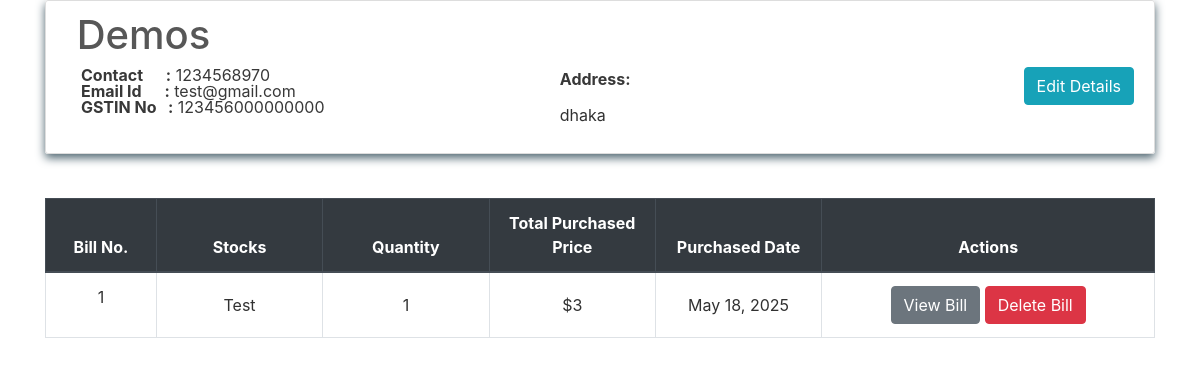
The app's page /transactions/suppliers/Demos with its own data.
### transactions/models.py (models this page shows, shortened)
class Supplier(models.Model):
    id = models.AutoField(primary_key=True)
    name = models.CharField(max_length=150)
    phone = models.CharField(max_length=12, unique=True)
    address = models.CharField(max_length=200)
    email = models.EmailField(max_length=254, unique=True)
    gstin = models.CharField(max_length=15, unique=True)
    is_deleted = models.BooleanField(default=False)

class PurchaseBill(models.Model):
    billno = models.AutoField(primary_key=True)
    time = models.DateTimeField(auto_now=True)
    supplier = models.ForeignKey(Supplier, on_delete = models.CASCADE, related_name='purchasesupplier')
    def get_items_list(self):
        return PurchaseItem.objects.filter(billno=self)
    def get_total_price(self):
        purchaseitems = PurchaseItem.objects.filter(billno=self)
        total = 0
        for item in purchaseitems:
            total += item.totalprice
        return total

class PurchaseItem(models.Model):
    billno = models.ForeignKey(PurchaseBill, on_delete = models.CASCADE, related_name='purchasebillno')
    stock = models.ForeignKey(Stock, on_delete = models.CASCADE, related_name='purchaseitem')
    quantity = models.IntegerField(default=1)
    perprice = models.IntegerField(default=1)
    totalprice = models.IntegerField(default=1)

### inventory/models.py (models this page shows, shortened)
class Stock(models.Model):
    id = models.AutoField(primary_key=True)
    name = models.CharField(max_length=30, unique=True)
    quantity = models.IntegerField(default=1)
    is_deleted = models.BooleanField(default=False)

### transactions/views.py (the view)
# urls.py: path('suppliers/<name>', views.SupplierView.as_view(), name='supplier'),
class SupplierView(View):
    def get(self, request, name):
        supplierobj = get_object_or_404(Supplier, name=name)
        bill_list = PurchaseBill.objects.filter(supplier=supplierobj)
        page = request.GET.get('page', 1)
        paginator = Paginator(bill_list, 10)
        try:
            bills = paginator.page(page)
        except PageNotAnInteger:
            bills = paginator.page(1)
        except EmptyPage:
            bills = paginator.page(paginator.num_pages)
        context = {
            'supplier'  : supplierobj,
            'bills'     : bills
        }
        return render(request, 'suppliers/supplier.html', context)

### transactions/templates/suppliers/supplier.html (shortened to what this page needs)
{% extends "base.html" %}
{% block content %}
    <div class="content-section">
        <div class="media">
            <div class="media-body">
                <h2 style="color:#575757;" class="account-heading">&nbsp;{{ supplier.name }}</h2>
                <a href="{% url 'edit-supplier' supplier.pk %}" class="btn btn-info" style="float: right;">Edit Details</a>
                <div class="row">
                    <div class="col-md-6">
                        <p class="fal">
                            <b>Contact &nbsp; &nbsp;&nbsp; :</b> {{ supplier.phone }} <br>
                            <b>Email Id &nbsp;&nbsp;&nbsp;&nbsp; :</b> {{ supplier.email }} <br>
                            <b>GSTIN No &nbsp; :</b> {{ supplier.gstin }} <br>
                        </p>
                    </div>
                    <div class="col-md-6">
                        <p class="fal">
                            <b>Address:</b> <br> {{ supplier.address|linebreaks }}
                        </p>
                    </div>
                </div>
            </div>
        </div>
    </div>
    <table class="table table-css table-hover table-bordered">
        <br>
        <thead class="thead-dark align-middle">
            <tr>
                <th width="10%">Bill No.</th>
                <th width="15%">Stocks</th>
                <th width="15%">Quantity</th>
                <th width="15%">Total Purchased Price</th>
                <th width="15%">Purchased Date</th>
                <th width="30%">Actions</th>
            </tr>
        </thead>
        <tbody>
            {% for purchase in bills %}
            <tr>
                <td class="align-middle"> <p>{{ purchase.billno }}</p> </td>
                <td class="align-middle">{% for item in purchase.get_items_list %} {{ item.stock.name }} <br> {% endfor %}</td>
                <td class="align-middle">{% for item in purchase.get_items_list %} {{ item.quantity }} <br> {% endfor %}</td>
                <td class="align-middle">${{ purchase.get_total_price }}</td>
                <td class="align-middle">{{ purchase.time.date }}</td>
                <td class="align-middle"> <a href="{% url 'purchase-bill' purchase.billno %}" class="btn btn-secondary">View Bill</a> <a href="{% url 'delete-purchase' purchase.pk %}" class="btn btn-danger">Delete Bill</a> </td>
            </tr>
            {% endfor %}
        </tbody>
    </table>
</div>
{% endblock content %}

### homepage/static/css/main.css (style rules this page uses)
body, html { height: 100%; }
.fal { color: #383838; }
p { color: rgb(49, 49, 49); }
a { color: #55b159; }
.table-css { color: #313131; }
h1, h2, h3, h4, h5, h6 { color: #ffffff; }
.content-section { background: transparent; box-shadow: 0 4px 10px #4e6570; color: rgb(36, 36, 36); padding: 10px 20px; border: 1px solid #dddddd; border-radius: 3px; margin-bottom: 20px; }
.account-heading { font-size: 2.5rem; }
.align-middle { text-align: center; }

### records on screen
Supplier: name "Demos", phone "1234568970", email "test@gmail.com", gstin "123456000000000", address "dhaka"
PurchaseBill: billno "1", get_total_price "3", time "May 18, 2025"
PurchaseItem: stock.name "Test", quantity "1"
